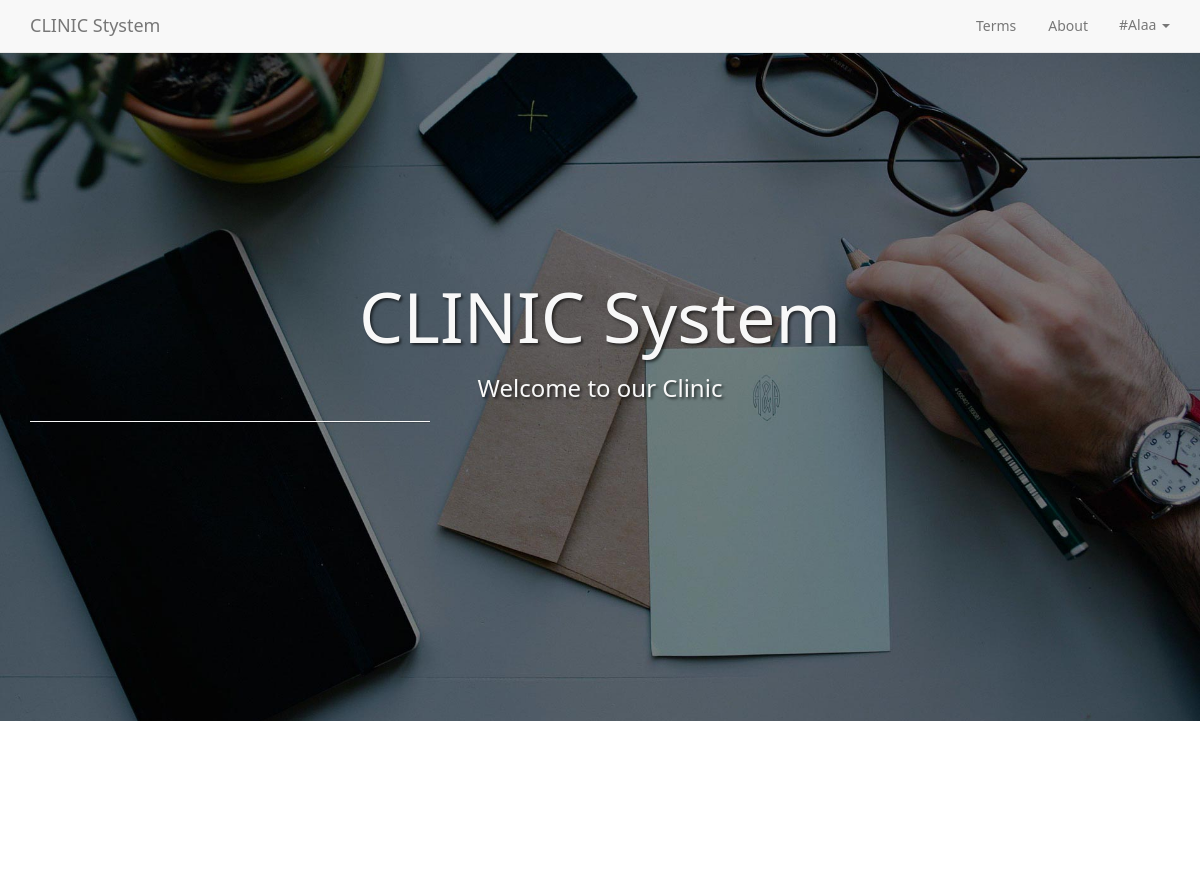
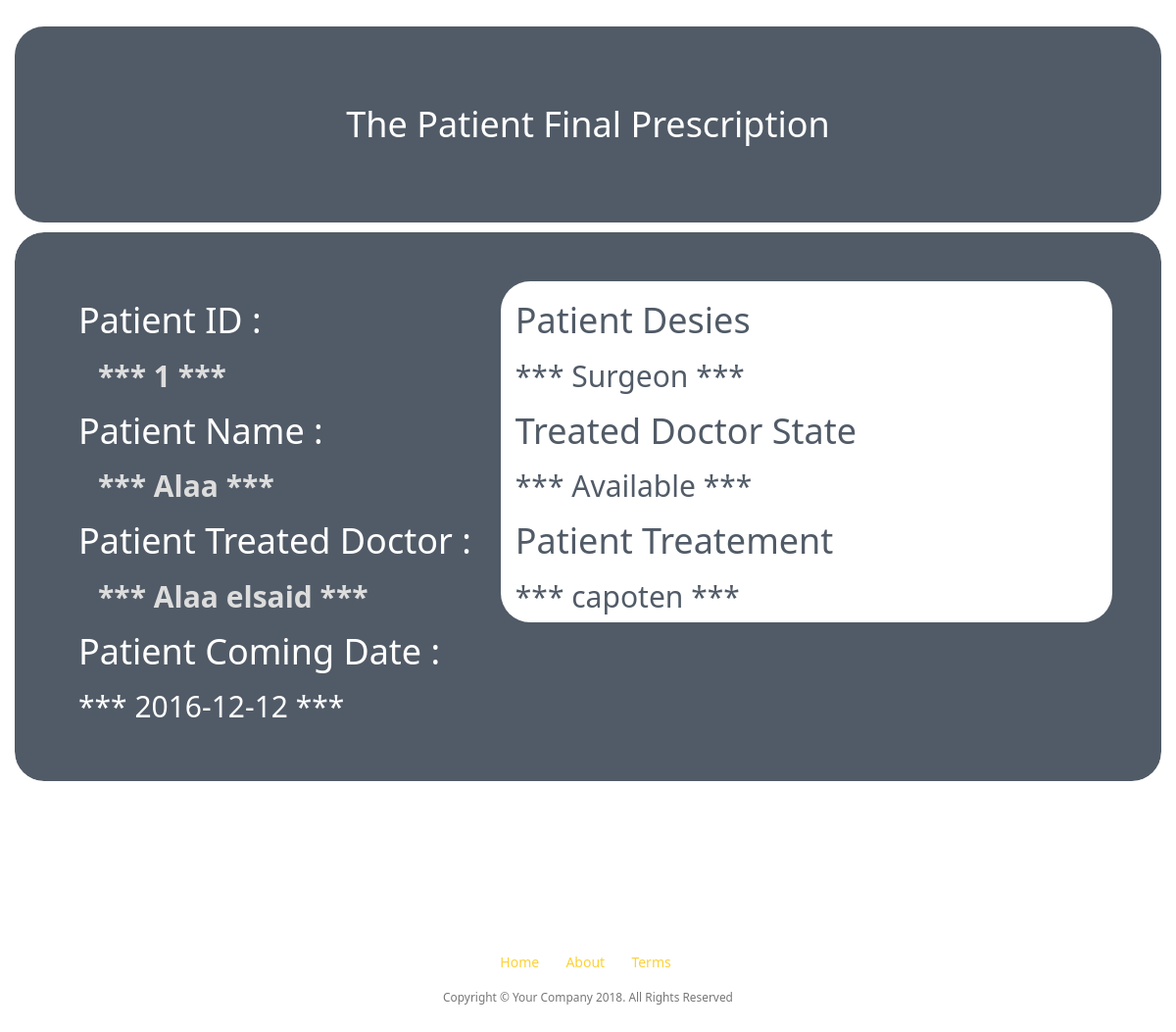
The app's page /Profile/index.php (signed in) with its own data (2 pictures, top to bottom).
### tables this page shows
CREATE TABLE `patient` (
  `id` int(11) NOT NULL,
  `patient_name` varchar(30) NOT NULL,
  `patient_come_date` date NOT NULL,
  `patient_treated_dr` varchar(30) NOT NULL,
  `patient_disease_trate` varchar(300) NOT NULL
);

### Profile/profile.php (called while the page is built, shortened)
<?php
	$u = $_SESSION['username'];
	$obj = new Database('../models/info.php');
	$conn = $obj->Connect();
	$q1 = "SELECT * FROM `patient` WHERE `patient_name` = '$u'";
	$sql1 = @mysqli_query($conn, $q1);
?>

### Profile/index.php (the view, shortened to what this page needs)
<!DOCTYPE html>
<html lang="en">
<head>
    <?php include '../inc/links.php'; ?>
</head>
<body>
    <?php include '../inc/head.php'; ?>
	<?php include '../inc/header.php';?>
    <section>
        <div class="container">
            <div class="row" style="padding-top: 5px;">
                <h1 class="text-center" style="padding: 80px; background-color: #515B67; color: #fff; border-radius: 30px;">
                    The Patient Final Prescription
                </h1>
                <div class="col-md-12" style="background-color: #515B67; color: #fff; outline: 5px solid #fff; border-radius: 30px; padding: 50px;">
                    <?php include 'profile.php'; ?>
                    <div class="col-md-5">
                        <?php
                            $row1 = @mysqli_fetch_array($sql1, MYSQLI_ASSOC);
                        ?>
                        <h1 id="head">Patient ID :</h1>
                        <h2 id="head2">*** <?php echo $row1['id'];?> ***</h2>
                        <h1 id="head">Patient Name :</h1>
                        <h2 id="head2">*** <?php echo ucfirst($_SESSION['username']); ?> ***</h2>
                        <h1 id="head">Patient Treated Doctor :</h1>
                        <h2 id="head2">*** <?php echo ucfirst($row1['patient_treated_dr']); ?> ***</h2>
                        <h1 id="head">Patient Coming Date :</h1>
                        <h2 id=\"head2\">*** <?php echo $row1['patient_come_date']; ?> ***</h2>
                    </div>
                    <div class="col-md-7" style="background-color: #fff; color: #515B67; border-radius: 30px;">
                         <?php
                            $x = $row1['patient_treated_dr'];
                            $q2 = "SELECT `dr_specialty`, `state` FROM `doctors` WHERE `dr_name` = '$x'";
                            $sql2 = @mysqli_query($conn, $q2);
                            $row2 = @mysqli_fetch_array($sql2, MYSQLI_ASSOC);
                        ?>
                        <h1>Patient Desies</h1>
                        <h2>*** <?php echo ucfirst($row2['dr_specialty']);?> ***</h2>
                        <h1>Treated Doctor State</h1>
                        <?php
                            echo "<h2>*** ";
                            echo $row2['state'] = 0 ? "Not Available " : " Available ";
                            echo "***</h2>";
                        ?>
                        <h1>Patient Treatement</h1>
                        <?php
                            echo "<h2>*** ".$row1['patient_disease_trate']." ***</h2>";
                        ?>
                    </div>
                </div>
            </div>
        </div>
    </section>
    <?php include '../inc/footer.php'; ?>
</body>
</html>

### css/agency.css (style rules this page uses)
body { overflow-x: hidden; }
section { padding: 100px 0; }
@media (min-width: 768px) { section { padding: 150px 0; } }
body { webkit-tap-highlight-color: #fed136; }

### css/landing-page.css (style rules this page uses)
body, html { width: 100%; height: 100%; }
* { margin: 0px; padding: 0px; }
body, h1, h2, h3, h4, h5, h6 { font-family: 'Segoe UI Light','Segoe UI'; }

### Profile/index.php (style rules this page uses)
#head { background-color: #515B67; color: #fff; }
#head2 { color: #ddd; }
#head, #head2 { text-transform: none; font-family: 'Segoe UI Light','Segoe UI'; }
#head2 { font-weight: bold; padding-left: 20px; }

### records on screen
patient: id "1", patient_treated_dr "Alaa elsaid", patient_come_date "2016-12-12", patient_disease_trate "capoten"

### other values on screen
$user "Alaa"
$_SESSION['username'] "Alaa"
$row2['dr_specialty'] "Surgeon"
$row2['state'] = 0 ? "Not Available " : " Available " "Available"
